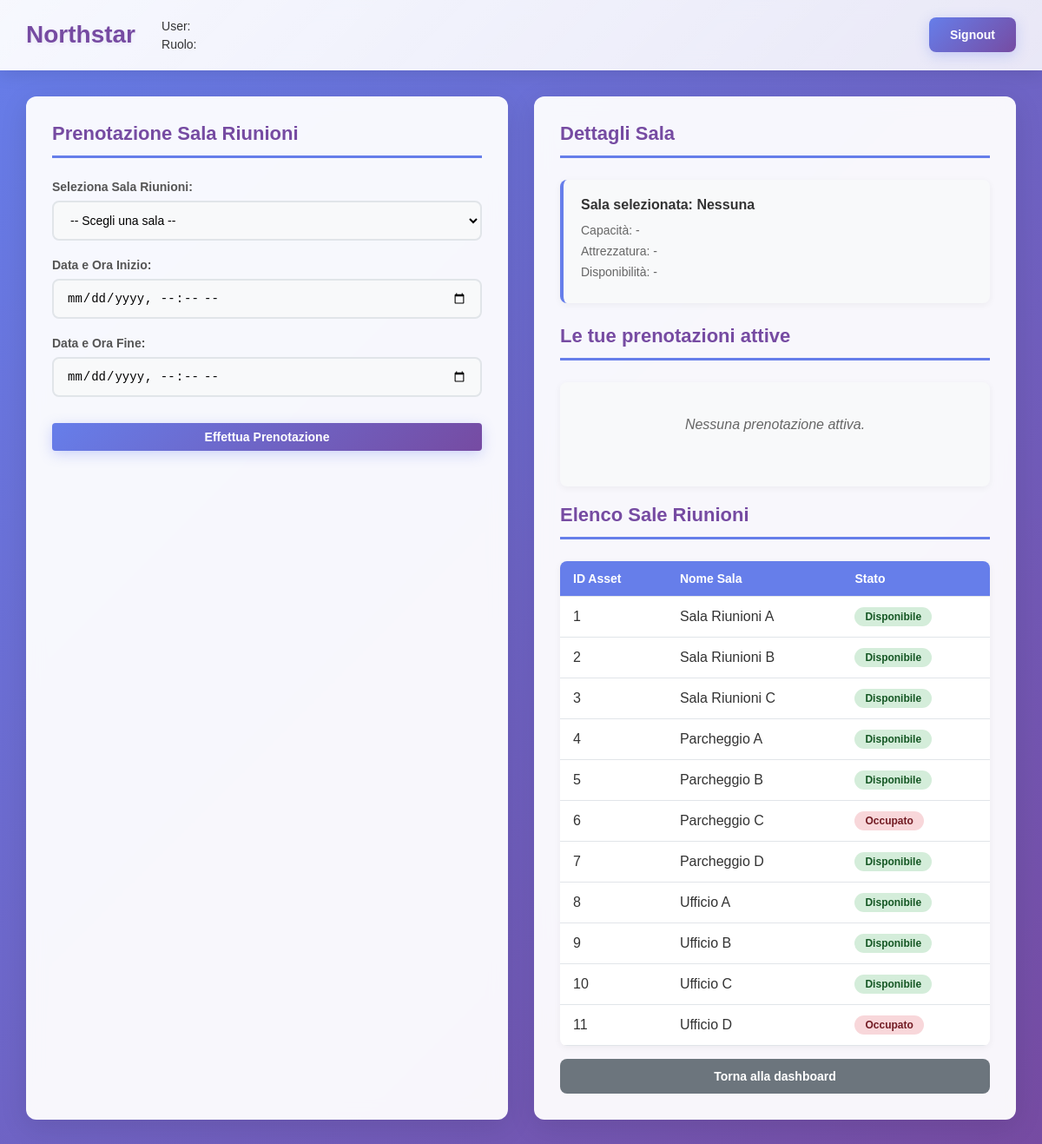
Before: /public/dipendente/sale-riunioni/index.php with the older database file.
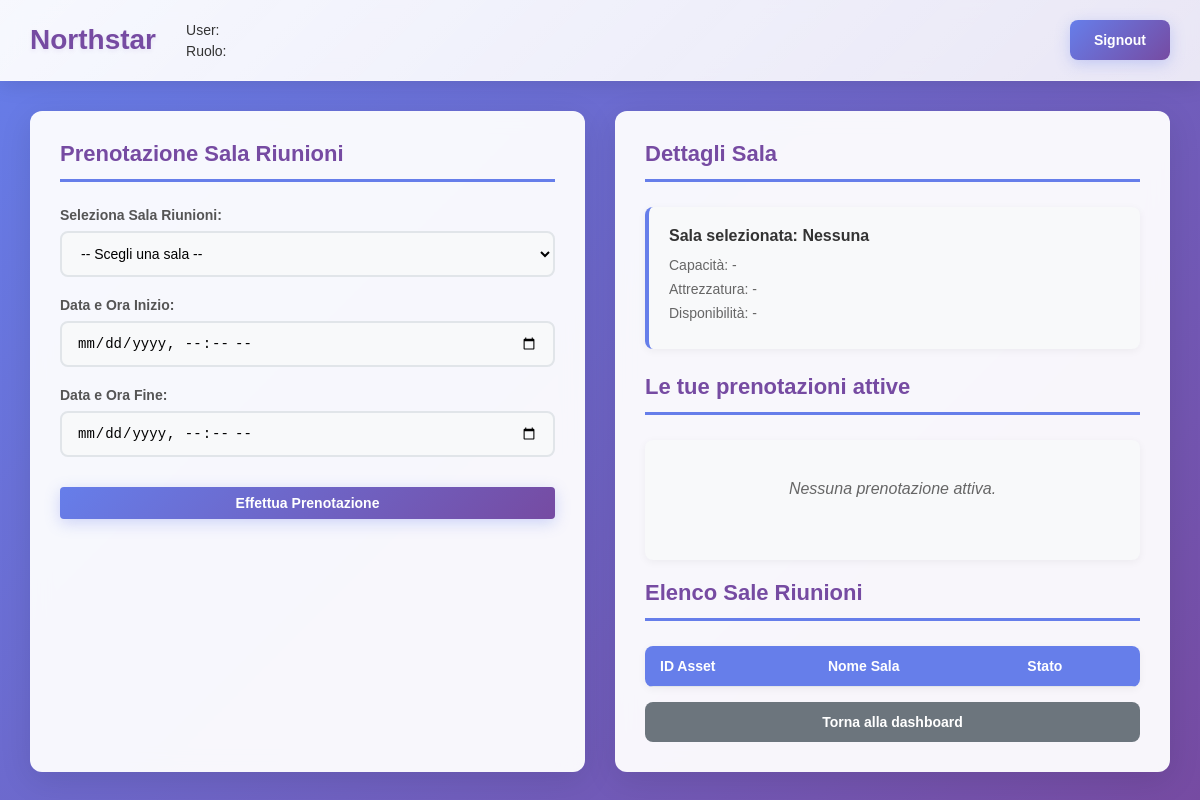
After: the same page with the newer database file.
### tables this page shows
CREATE TABLE `asset` (
  `id_asset` int(11) NOT NULL,
  `codice_asset` varchar(20) NOT NULL,
  `id_tipologia` int(11) NOT NULL,
  `stato` enum('Disponibile','Occupato','Non prenotabile') DEFAULT 'Disponibile',
  `mappa` enum('Sede','Parcheggio') NOT NULL,
  `piano` int(11) DEFAULT NULL
);

### public/dipendente/sale-riunioni/index.php (the view, shortened to what this page needs)
<?php
require_once __DIR__ . "/../../config/config.php";
$userInfo = [
    'nome' => '',
    'cognome' => '',
    'ruolo' => ''
];
$userBookings = [];
$roomNames = [];
$sql = "SELECT id_asset, codice_asset, stato FROM asset";
$result = $conn->query($sql);
if ($result) {
    while ($row = $result->fetch_assoc()) {
        $roomNames[$row['id_asset']] = [
            'name' => $row['codice_asset'],
            'status' => $row['stato']
        ];
    }
}
?>
<!DOCTYPE html>
<html lang="it">
<head>
  <link rel="stylesheet" href="./sale-riunioni.css">
  <link rel="stylesheet" href="../dashboard/dashboard.css">
</head>
<body>
  <header class="header">
    <div class="header-left">
      <h1>Northstar</h1>
      <div class="user-info">
        <p>User: <?php echo htmlspecialchars($userInfo['nome'] . ' ' . $userInfo['cognome']); ?></p>
        <p>Ruolo: <?php echo htmlspecialchars($userInfo['ruolo']); ?></p>
      </div>
    </div>
    <a href="?action=signout" class="signout-btn">Signout</a>
  </header>
  <div class="dashboard-container">
    <div class="column">
      <h2>Prenotazione Sala Riunioni</h2>
      <form method="POST" id="booking-form">
        <div class="form-group">
          <label for="select-room">Seleziona Sala Riunioni:</label>
          <select id="select-room">
            <option>-- Scegli una sala --</option>
          </select>
        </div>
        <div class="form-group">
          <label for="start-datetime">Data e Ora Inizio:</label>
          <input type="datetime-local" id="start-datetime">
        </div>
        <div class="form-group">
          <label for="end-datetime">Data e Ora Fine:</label>
          <input type="datetime-local" id="end-datetime">
        </div>
        <button type="submit" class="book-btn">Effettua Prenotazione</button>
      </form>
    </div>
    <div class="column">
      <h2>Dettagli Sala</h2>
      <div class="details-card">
        <h4>Sala selezionata: Nessuna</h4>
        <p>Capacità: -</p>
        <p>Attrezzatura: -</p>
        <p>Disponibilità: -</p>
      </div>
      <h2>Le tue prenotazioni attive</h2>
      <div class="booking-list">
        <?php if (empty($userBookings)): ?>
          <p>Nessuna prenotazione attiva.</p>
        <?php endif; ?>
      </div>
      <h2>Elenco Sale Riunioni</h2>
      <table class="parking-table">
        <thead>
          <tr>
            <th>ID Asset</th>
            <th>Nome Sala</th>
            <th>Stato</th>
          </tr>
        </thead>
        <tbody>
          <?php foreach ($roomNames as $id => $room): ?>
            <tr>
              <td><?php echo $id; ?></td>
              <td><?php echo htmlspecialchars($room['name']); ?></td>
              <td><span class="status-badge <?php echo strtolower($room['status']); ?>"><?php echo htmlspecialchars($room['status']); ?></span></td>
            </tr>
          <?php endforeach; ?>
        </tbody>
      </table>
      <button class="show-more-btn" onclick="location.href='../dashboard/index.php'">Torna alla dashboard</button>
    </div>
  </div>
</body>
</html>

### public/dipendente/sale-riunioni/sale-riunioni.css (style rules this page uses)
* { margin: 0; padding: 0; box-sizing: border-box; }
body { font-family: Arial, sans-serif; background: linear-gradient(135deg, #667eea 0%, #764ba2 100%); min-height: 100vh; color: #333; }
.header { background-color: rgba(255, 255, 255, 0.95); color: #333; padding: 15px 20px; display: flex; justify-content: space-between; align-items: center; box-shadow: 0 2px 10px rgba(0,0,0,0.1); }
.header h1 { font-size: 24px; margin: 0; color: #764ba2; }
.user-info { text-align: right; }
.user-info p { margin: 5px 0; font-size: 14px; }
.dashboard-container { display: flex; gap: 30px; padding: 30px; max-width: 1200px; margin: 0 auto; }
.column { flex: 1; background: rgba(255, 255, 255, 0.95); border-radius: 12px; box-shadow: 0 8px 32px rgba(0,0,0,0.1); padding: 30px; backdrop-filter: blur(10px); }
.column h2 { color: #764ba2; margin-bottom: 25px; font-size: 22px; border-bottom: 3px solid #667eea; padding-bottom: 12px; }
.form-group { margin-bottom: 20px; }
.form-group label { display: block; margin-bottom: 8px; font-weight: bold; color: #555; font-size: 14px; }
.form-group select, .form-group input { width: 100%; padding: 12px 15px; border: 2px solid #e1e5e9; border-radius: 8px; font-size: 14px; transition: all 0.3s ease; background-color: #f8f9fa; }
.book-btn { background: linear-gradient(135deg, #667eea 0%, #764ba2 100%); color: white; border: none; padding: 14px 28px; border-radius: 8px; cursor: pointer; font-size: 16px; font-weight: bold; width: 100%; margin-top: 10px; transition: all 0.3s ease; box-shadow: 0 4px 15px rgba(102, 126, 234, 0.3); }
.details-card { background: #f8f9fa; border-left: 4px solid #667eea; padding: 20px; margin-bottom: 25px; border-radius: 8px; box-shadow: 0 2px 8px rgba(0,0,0,0.05); }
.details-card h4 { color: #333; margin-bottom: 12px; font-size: 16px; font-weight: bold; }
.details-card p { margin: 8px 0; font-size: 14px; color: #666; }
.booking-list { background: #f8f9fa; border-radius: 8px; padding: 20px; margin-bottom: 20px; min-height: 120px; box-shadow: 0 2px 8px rgba(0,0,0,0.05); }
.booking-list p { color: #666; font-style: italic; text-align: center; padding: 20px; }
.show-more-btn { background-color: #6c757d; color: white; border: none; padding: 12px 24px; border-radius: 8px; cursor: pointer; font-size: 14px; width: 100%; margin-top: 15px; transition: all 0.3s ease; font-weight: bold; }
.parking-table { width: 100%; border-collapse: collapse; margin-top: 20px; background: white; border-radius: 8px; overflow: hidden; box-shadow: 0 2px 8px rgba(0,0,0,0.05); }
.parking-table th, .parking-table td { padding: 12px 15px; text-align: left; border-bottom: 1px solid #e1e5e9; }
.parking-table th { background-color: #667eea; color: white; font-weight: bold; font-size: 14px; }
.status-badge { display: inline-block; padding: 4px 12px; border-radius: 20px; font-size: 12px; font-weight: bold; }
.status-badge.disponibile { background-color: #d4edda; color: #155724; }
.status-badge.occupato { background-color: #f8d7da; color: #721c24; }

### public/dipendente/sale-riunioni/index.php (style rules this page uses)
body { background-color: #7A288A; }

Changed rows visible on the page:
removed asset: id "1", codice_asset "Sala Riunioni A", stato "Disponibile"
removed asset: id "2", codice_asset "Sala Riunioni B", stato "Disponibile"
removed asset: id "3", codice_asset "Sala Riunioni C", stato "Disponibile"
removed asset: id "4", codice_asset "Parcheggio A", stato "Disponibile"
removed asset: id "5", codice_asset "Parcheggio B", stato "Disponibile"
removed asset: id "6", codice_asset "Parcheggio C", stato "Occupato"
removed asset: id "7", codice_asset "Parcheggio D", stato "Disponibile"
removed asset: id "8", codice_asset "Ufficio A", stato "Disponibile"
removed asset: id "9", codice_asset "Ufficio B", stato "Disponibile"
removed asset: id "10", codice_asset "Ufficio C", stato "Disponibile"
removed asset: id "11", codice_asset "Ufficio D", stato "Occupato"
